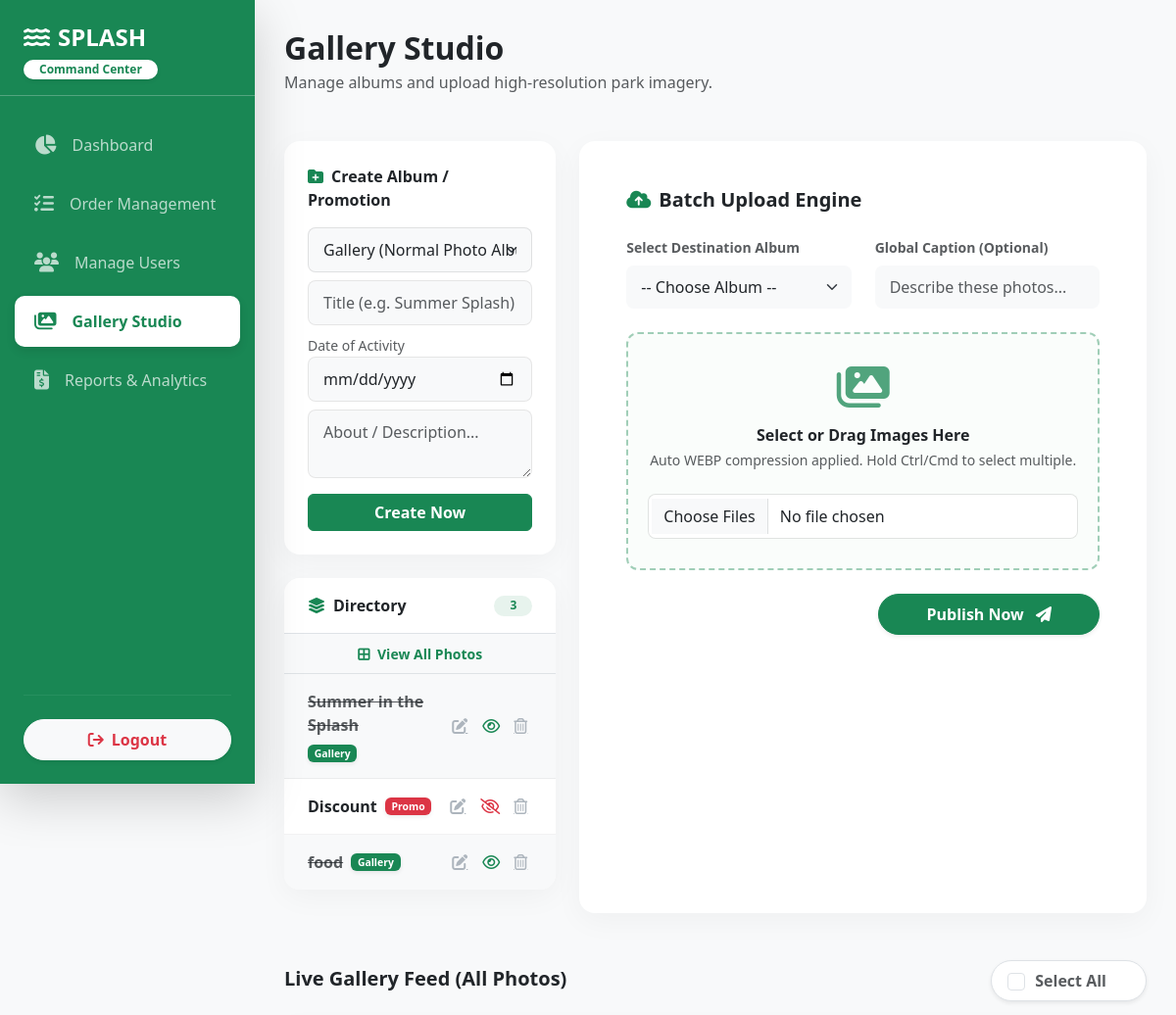
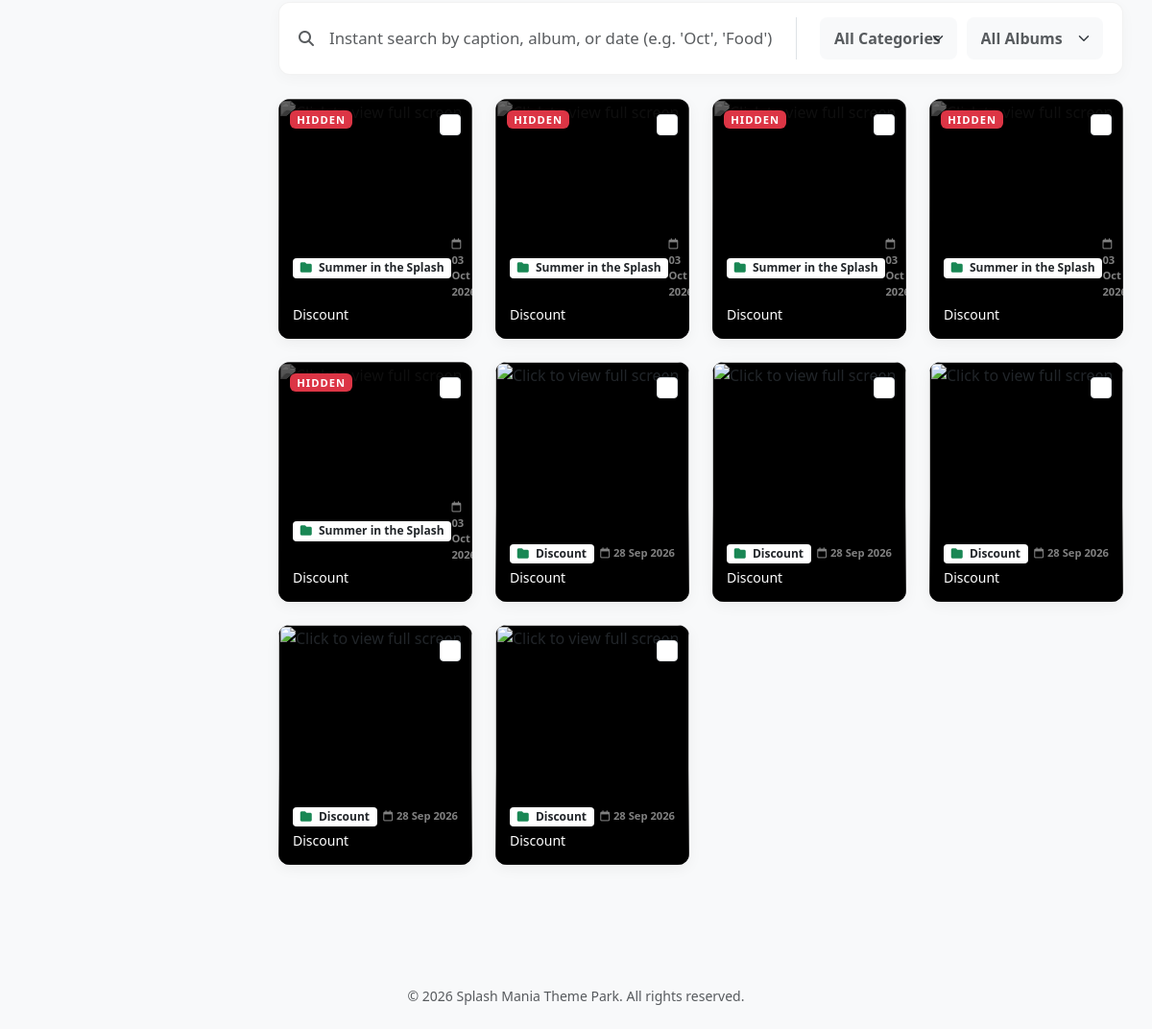
The page /admin_gallery.php (signed in) on the database its author committed (2 pictures, top to bottom).
### tables this page shows
CREATE TABLE `albums` (
  `id` int(11) NOT NULL,
  `title` varchar(100) NOT NULL,
  `created_at` datetime DEFAULT current_timestamp(),
  `status` enum('visible','hidden') NOT NULL DEFAULT 'visible',
  `type` enum('Gallery','Promotion') NOT NULL DEFAULT 'Gallery',
  `date_of_activity` date DEFAULT NULL,
  `start_promotion_date` date DEFAULT NULL,
  `end_promotion_date` date DEFAULT NULL,
  `about` text DEFAULT NULL
);

CREATE TABLE `gallery` (
  `id` int(11) NOT NULL,
  `album_id` int(11) NOT NULL,
  `image_path` varchar(255) NOT NULL,
  `caption` varchar(255) DEFAULT NULL,
  `status` enum('visible','hidden') DEFAULT 'visible',
  `uploaded_at` datetime DEFAULT current_timestamp()
);

### admin_gallery.php (the view, shortened to what this page needs)
<?php
include 'db.php';
$albums = $conn->query("SELECT * FROM albums ORDER BY created_at DESC")->fetch_all(MYSQLI_ASSOC);
$active_filter_id = isset($_GET['filter_album']) ? (int)$_GET['filter_album'] : 0;
$active_filter_name = "Live Gallery Feed (All Photos)";
$statusColExists = $conn->query("SHOW COLUMNS FROM gallery LIKE 'status'")->num_rows > 0;
$selectStatus = $statusColExists ? "g.status AS photo_status" : "NULL AS photo_status";
if ($active_filter_id > 0) {
    $stmt = $conn->prepare("SELECT g.*, $selectStatus, a.title AS album_title, a.status, a.type FROM gallery g JOIN albums a ON g.album_id = a.id WHERE g.album_id = ? ORDER BY g.uploaded_at DESC");
    $stmt->bind_param("i", $active_filter_id);
    $stmt->execute();
    $gallery_items = $stmt->get_result()->fetch_all(MYSQLI_ASSOC);
    $stmt->close();
    foreach ($albums as $a) {
        if ($a['id'] == $active_filter_id) {
            $active_filter_name = "Filtered by: " . htmlspecialchars($a['title']);
            break;
        }
    }
} else {
    $query = "SELECT g.*, $selectStatus, a.title AS album_title, a.status, a.type FROM gallery g JOIN albums a ON g.album_id = a.id ORDER BY g.uploaded_at DESC";
    $gallery_items = $conn->query($query)->fetch_all(MYSQLI_ASSOC);
}
include 'header.php';
include 'admin_sidebar.php';
?>
<div class="main-content">
    <div class="mb-5">
        <h2 class="fw-bold text-dark mb-1">Gallery Studio</h2>
        <p class="text-muted">Manage albums and upload high-resolution park imagery.</p>
    </div>
    <div class="row mb-5">
        <div class="col-lg-4 mb-4">
            <div class="card-modern p-4 mb-4">
                <form method="POST">
                    <label class="form-label fw-bold text-dark mb-3"><i class="fa-solid fa-folder-plus text-success me-2"></i>Create Album / Promotion</label>
                    <select name="type" id="albumTypeSelect" class="form-select bg-light mb-2" onchange="toggleDateFields()" required>
                        <option value="Gallery">Gallery (Normal Photo Album)</option>
                    </select>
                    <input type="text" name="album_title" class="form-control bg-light mb-2" placeholder="Title (e.g. Summer Splash)" required>
                    <div id="galleryDateField">
                        <label class="small text-muted">Date of Activity</label>
                        <input type="date" name="date_of_activity" class="form-control bg-light mb-2">
                    </div>
                    <textarea name="about" class="form-control bg-light mb-3" rows="2" placeholder="About / Description..."></textarea>
                    <button type="submit" name="create_album" class="btn btn-success w-100 fw-bold">Create Now</button>
                </form>
            </div>
            <div class="card-modern overflow-hidden">
                <div class="bg-white px-4 py-3 border-bottom d-flex justify-content-between align-items-center">
                    <span class="fw-bold text-dark"><i class="fa-solid fa-layer-group text-success me-2"></i>Directory</span>
                    <span class="badge bg-success bg-opacity-10 text-success rounded-pill px-3"><?= count($albums) ?></span>
                </div>
                <div class="bg-light p-2 text-center border-bottom">
                    <a href="admin_gallery.php" class="text-decoration-none small fw-bold <?= ($active_filter_id === 0) ? 'text-success' : 'text-muted' ?>">
                        <i class="fa-solid fa-border-all me-1"></i> View All Photos
                    </a>
                </div>
                <div class="p-0" style="max-height: 300px; overflow-y: auto;">
                    <ul class="list-group list-group-flush">
                        <?php foreach ($albums as $a): ?>
                            <?php
                                $currentStatus = ($a['status'] === 'hidden') ? 'hidden' : 'visible';
                                $isHidden = ($currentStatus === 'hidden');
                                $isActive = ($active_filter_id === (int)$a['id']);
                            ?>
                            <li class="list-group-item d-flex justify-content-between align-items-center px-4 py-3 <?= $isHidden ? 'bg-light' : '' ?> <?= $isActive ? 'album-active' : '' ?>">
                                <div class="d-flex align-items-center flex-wrap gap-2">
                                    <a href="admin_gallery.php?filter_album=<?= $a['id'] ?>" class="album-link fw-bold <?= $isHidden ? 'text-muted text-decoration-line-through' : 'text-dark' ?> text-break">
                                        <?= htmlspecialchars($a['title']) ?>
                                    </a>
                                    <?php if(isset($a['type']) && $a['type'] === 'Promotion'): ?>
                                        <span class="badge bg-danger shadow-sm" style="font-size: 0.65rem;">Promo</span>
                                    <?php else: ?>
                                        <span class="badge bg-success shadow-sm" style="font-size: 0.65rem;">Gallery</span>
                                    <?php endif; ?>
                                </div>
                                <div class="d-flex align-items-center gap-1 ms-2 flex-shrink-0">
                                    <button type="button" class="btn btn-link album-toolbar-btn btn-edit-album"
                                            onclick="openEditModal(<?= $a['id'] ?>, '<?= htmlspecialchars(addslashes($a['title'])) ?>')" title="Edit Album">
                                        <i class="fa-solid fa-pen-to-square"></i>
                                    </button>
                                    <a href="admin_gallery.php?toggle_album=<?= $a['id'] ?>&current_status=<?= $currentStatus ?>&filter_album=<?= $active_filter_id ?>"
                                        class="album-toolbar-btn text-decoration-none <?= $isHidden ? 'text-success' : 'text-danger' ?>"
                                       title="<?= $isHidden ? 'Click to Show Album' : 'Click to Hide Album' ?>">
                                        <?= $isHidden ? '<i class="fa-regular fa-eye"></i>' : '<i class="fa-regular fa-eye-slash"></i>' ?>
                                    </a>
                                    <a href="admin_gallery.php?delete_album_id=<?= $a['id'] ?>" class="album-toolbar-btn btn-del-album"
                                        onclick="return confirm('Attempting to delete album. Note: Only empty albums can be deleted. Proceed?');" title="Delete Album">
                                        <i class="fa-regular fa-trash-can"></i>
                                    </a>
                                </div>
                            </li>
                        <?php endforeach; ?>
                    </ul>
                </div>
            </div>
        </div>
        <div class="col-lg-8">
            <div class="card-modern h-100 p-4 p-md-5">
                <h5 class="fw-bold text-dark mb-4"><i class="fa-solid fa-cloud-arrow-up text-success me-2"></i>Batch Upload Engine</h5>
                <form method="POST" enctype="multipart/form-data">
                    <div class="row mb-4">
                        <div class="col-md-6 mb-3 mb-md-0">
                            <label class="form-label fw-bold text-muted small">Select Destination Album</label>
                            <select name="album_id" class="form-select bg-light border-0" required>
                                <option value="">-- Choose Album --</option>
                            </select>
                        </div>
                        <div class="col-md-6">
                            <label class="form-label fw-bold text-muted small">Global Caption (Optional)</label>
                            <input type="text" name="caption" class="form-control bg-light border-0" placeholder="Describe these photos...">
                        </div>
                    </div>
                    <div class="upload-box text-center mb-4 position-relative">
                        <i class="fa-solid fa-images fa-3x text-success mb-3 opacity-75"></i>
                        <h6 class="fw-bold text-dark mb-1">Select or Drag Images Here</h6>
                        <p class="text-muted small mb-4">Auto WEBP compression applied. Hold Ctrl/Cmd to select multiple.</p>
                        <input type="file" name="images[]" class="form-control" accept="image/png, image/jpeg, image/webp" multiple required>
                    </div>
                    <div class="text-end">
                        <button type="submit" name="upload_picture" class="btn btn-success px-5 py-2 fw-bold shadow-sm rounded-pill">
                            Publish Now <i class="fa-solid fa-paper-plane ms-2"></i>
                        </button>
                    </div>
                </form>
            </div>
        </div>
    </div>
    <form method="POST" id="bulkDeleteForm" action="admin_gallery.php?filter_album=<?= $active_filter_id ?>">
        <div class="d-flex justify-content-between align-items-center mb-3 mt-5">
            <div>
                <h5 class="fw-bold text-dark mb-1"><?= $active_filter_name ?></h5>
            </div>
            <?php if (count($gallery_items) > 0): ?>
            <div class="d-flex align-items-center bg-white px-3 py-2 rounded-pill shadow-sm border">
                <div class="form-check mb-0 me-4">
                    <input class="form-check-input" type="checkbox" id="selectAllCheckbox" style="cursor: pointer; width: 18px; height: 18px;">
                    <label class="form-check-label fw-bold text-muted ms-1" for="selectAllCheckbox" style="cursor: pointer;">
                        Select All
                    </label>
                </div>
            </div>
            <?php endif; ?>
        </div>
        <?php if (count($gallery_items) > 0): ?>
        <div class="smart-filter-bar d-flex align-items-center justify-content-between">
            <div class="d-flex align-items-center w-100">
                <i class="fa-solid fa-magnifying-glass text-muted me-3"></i>
                <input type="text" id="instantSearch" class="form-control border-0 shadow-none bg-transparent p-0" style="font-size: 1.05rem;" placeholder="Instant search by caption, album, or date (e.g. 'Oct', 'Food')...">
            </div>
            <div class="ms-4 border-start ps-4 d-flex" style="min-width: 320px; gap:10px;">
                <select id="instantTypeDropdown" class="form-select border-0 bg-light text-muted fw-bold">
                    <option value="">All Categories</option>
                </select>
                <select id="instantDropdown" class="form-select border-0 bg-light text-muted fw-bold">
                    <option value="">All Albums</option>
                </select>
            </div>
        </div>
        <?php endif; ?>
        <div class="row" id="galleryContainer">
            <?php if (count($gallery_items) > 0): ?>
                <?php foreach ($gallery_items as $item): ?>
                    <?php
                        $isAlbumHidden = ($item['status'] === 'hidden');
                        $isPhotoHidden = ($item['photo_status'] === 'hidden');
                        $isHidden = $isAlbumHidden || $isPhotoHidden;
                        $upload_date = date("d M Y", strtotime($item['uploaded_at']));
                    ?>
                    <div class="col-xl-3 col-lg-4 col-md-6 mb-4 gallery-item-wrap"
                         data-album="<?= strtolower(htmlspecialchars($item['album_title'])) ?>"
                         data-type="<?= strtolower(htmlspecialchars($item['type'])) ?>"
                         data-caption="<?= strtolower(htmlspecialchars($item['caption'])) ?>"
                         data-date="<?= strtolower($upload_date) ?>">
                        <div class="gallery-card">
                            <input type="checkbox" name="photo_ids[]" value="<?= $item['id'] ?>" class="form-check-input bulk-checkbox photo-cb">
                            <?php if($isHidden): ?>
                                <span class="badge bg-danger hidden-badge shadow">HIDDEN</span>
                            <?php endif; ?>
                            <div class="gallery-overlay">
                                <div class="d-flex justify-content-between align-items-center mb-1">
                                    <span class="badge bg-white text-dark rounded-1"><i class="fa-solid fa-folder me-1 text-success"></i> <?= htmlspecialchars($item['album_title']) ?></span>
                                    <small class="text-white-50 fw-bold" style="font-size: 0.7rem;"><i class="fa-regular fa-calendar me-1"></i><?= $upload_date ?></small>
                                </div>
                                <p class="small mb-0 text-truncate text-white" title="<?= htmlspecialchars($item['caption']) ?>">
                                    <?= htmlspecialchars($item['caption']) ?: 'No description' ?>
                                </p>
                            </div>
                        </div>
                    </div>
                <?php endforeach; ?>
            <?php endif; ?>
        </div>
    </form>
</div>
<?php include 'footer.php'; ?>

### rows shown on the page
albums: title "Summer in the Splash", type "Gallery", status "hidden" (drawn)
albums: title "Discount", type "Promo", status "visible" (drawn)
albums: title "food", type "Gallery", status "hidden" (drawn)
gallery: shows "HIDDEN", album.title "Summer in the Splash", uploaded_at "03 Oct…", caption "Discount"
gallery: shows "HIDDEN", album.title "Summer in the Splash", uploaded_at "03 Oct…", caption "Discount"
gallery: shows "HIDDEN", album.title "Summer in the Splash", uploaded_at "03 Oct…", caption "Discount"
gallery: shows "HIDDEN", album.title "Summer in the Splash", uploaded_at "03 Oct…", caption "Discount"
gallery: shows "HIDDEN", album.title "Summer in the Splash", uploaded_at "03 Oct…", caption "Discount"

### other values the page prints
count($albums) "3"
$active_filter_name "Live Gallery Feed (All Photos)"
